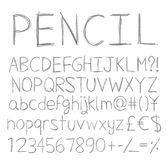
#> input picture handwriting.jpg, 167 x 160 px
$ python experimental_code.py   (Python 2 division)   (older library calls are emulated)
#> lines starting #> are read from the running program, lines starting #| are printed output that depends on the picture; after the words box and inside, x2 and y2 are one past the last pixel; in counts of white or black regions, pixels touching at a corner belong together
import numpy as np
from PIL import Image, ImageDraw
from skimage.io import imread
from skimage.filters import threshold_otsu
from matplotlib import pyplot as plt
from skimage.morphology import closing, square
from skimage.measure import regionprops
from skimage import restoration
from skimage import measure
from skimage.color import label2rgb
import matplotlib.patches as mpatches

#################################################################################

class UserData():
    """class in charge of dealing with User Image input.
    the methods provided are finalized to process the image and return
    the text contained in it."""

    def __init__(self, image_file):

        #reads the image provided by the user as grey scale and preprocesses it.

#> called with image_file = 'handwriting.jpg'
        self.image = imread(image_file, as_grey=True)
#> self.image: shape (160, 167) float64; min 0.365, max 1, mean 0.953
        self.preprocess_image()

#################################################################################

    def preprocess_image(self):
        '''Denoises and increases contrast.'''
        image = restoration.denoise_tv_chambolle(self.image, weight=0.1)
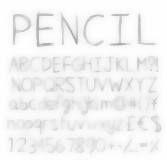
#> image: shape (160, 167) float64; min 0.595, max 1, mean 0.953
        thresh = threshold_otsu(image)
#> thresh = 0.923
        self.bw = closing(image > thresh, square(2))
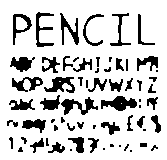
#> self.bw: shape (160, 167) bool; 80.9% white; 65 black regions (21 under 20 px), largest, box (x1, y1, x2, y2) and area: (101, 96, 137, 111) 315, (61, 97, 98, 115) 294, (44, 77, 75, 93) 264
        self.cleared = self.bw.copy()
        return self.cleared

#################################################################################

    def plot_preprocessed_image(self):
        '''plots pre-processed image and returns crops of chars.'''

        rects = []

        image = restoration.denoise_tv_chambolle(self.image, weight=0.1)
        print 'type',type(image)
#| type <class 'numpy.ndarray'>
        thresh = threshold_otsu(image)
#> thresh = 0.923
        bw = closing(image > thresh, square(2))
        cleared = bw.copy()

        label_image = measure.label(cleared)
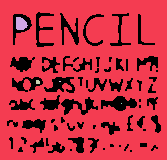
#> label_image: shape (160, 167) int32; 6 distinct labels, from 0 to 5; one colour per label, 0 black
        borders = np.logical_xor(bw, cleared)
#> borders: shape (160, 167) bool; every value is 0

        label_image[borders] = -1
        image_label_overlay = label2rgb(label_image, image=image)
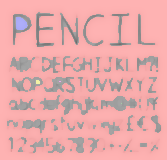
#> image_label_overlay: shape (160, 167, 3) float64; mean R, G, B 0.909, 0.668, 0.669

        fig, ax = plt.subplots(ncols=1, nrows=1, figsize=(12, 12))
        ax.imshow(image_label_overlay)

        for region in regionprops(label_image):
            if region.area < 10:
                continue

            minr, minc, maxr, maxc = region.bbox

            rects.append([minc, minr, maxc, maxr]) #EXTREMELY IMPORTANT LINE

            rect = mpatches.Rectangle((minc, minr), maxc - minc, maxr - minr,
                                      fill=False, edgecolor='red', linewidth=2)
            ax.add_patch(rect)
#> this loop made 5 passes
#> (minr, minc, maxr, maxc) on passes 1 to 3: (0, 0, 160, 167), (17, 16, 30, 28), (80, 36, 84, 40)
#> after the loop, rects = [[0, 0, 167, 160], [16, 17, 28, 30], [36, 80, 40, 84]]

        plt.show()
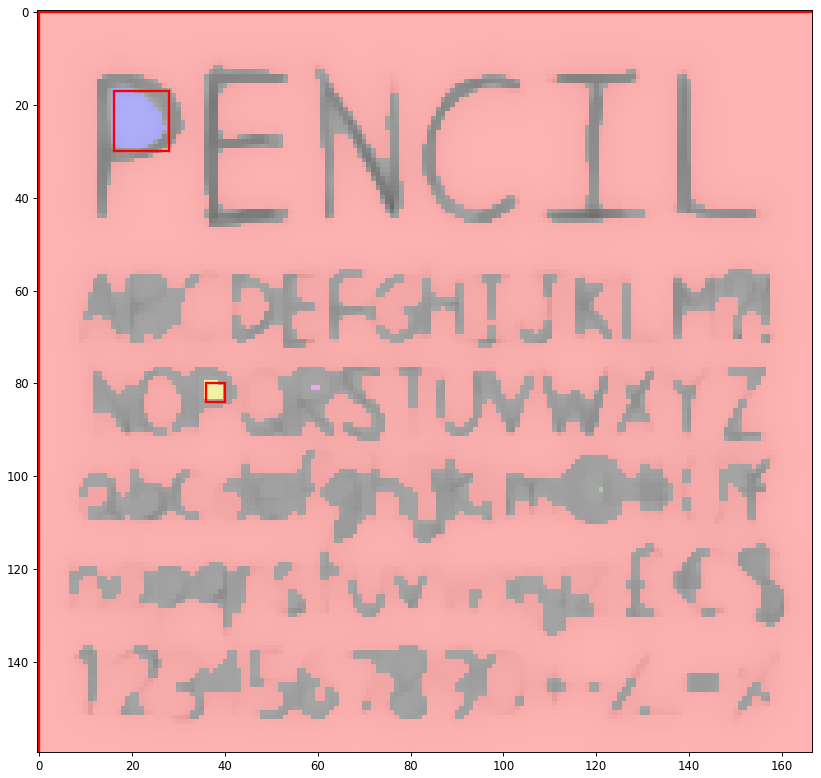
#> figure drawn by matplotlib, 1 panel

        return rects

#################################################################################

def get_chars(path):
    user = UserData(path)
    hwrite = Image.open(path)
    draw = ImageDraw.Draw(hwrite)
    rects = user.plot_preprocessed_image()
    chars = []
    for rect in rects:
        chars.append( hwrite.crop(tuple(rect)).resize((100,100),resample=Image.BICUBIC) )
    return chars

#################################################################################

if __name__ == '__main__':

    # creates instance of class and loads image
    user = UserData('handwriting.jpg')

    # opens image and creates Class ImageDraw
    hwrite = Image.open('handwriting.jpg')
    draw = ImageDraw.Draw(hwrite)

    # plots preprocessed image and saves rectangles that contain chars in a list
    rects = user.plot_preprocessed_image()

    # creates list for images of chars
    chars = []

    # iterates through list of rects and draws them on PIL image
    for rect in rects:
            #draw.rectangle(rect, fill=None, outline='Black')
            chars.append( hwrite.crop(tuple(rect)).resize((100,100),resample=Image.BICUBIC) )
#> this loop made 3 passes
#> after the loop, chars = 3 items

    # shows original image and image of sample cropped char
    hwrite.show()
    chars[0].show()
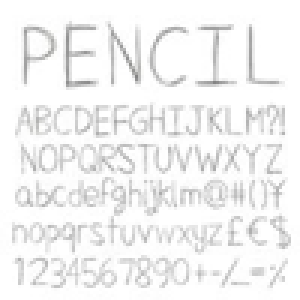
#> shown: PIL image 100x100 RGB (shown 3 times larger); mean R, G, B 243, 243, 243

$ run again, with number_set.jpg copied over handwriting.jpg
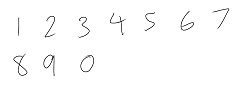
#> input picture number_set.jpg, 240 x 88 px
#> in __init__, self.image is the input picture: shape (88, 240) float64; min 0, max 1, mean 0.986
#> in preprocess_image, `thresh = threshold_otsu(image)`: thresh = 0.808
#> in preprocess_image, `self.bw = closing(image > thresh, square(2))`:
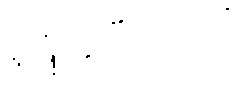
#> self.bw: shape (88, 240) bool; 99.6% white; black in thin lines or dots, all inside (x1, y1, x2, y2) = (13, 8, 229, 75)
#| type <class 'numpy.ndarray'>
#> borders: shape (88, 240) bool; every value is 0
#> the loop in plot_preprocessed_image, `for region in regionprops(label_image):` made 1 pass
#> (minr, minc, maxr, maxc) on pass 1: (0, 0, 88, 240)
#> after the loop in plot_preprocessed_image, `for region in regionprops(label_image):`: rects = [[0, 0, 240, 88]]
#> the loop `for rect in rects: #draw.rectangle(rect, fill=None, outline='Black')` made 1 pass
#> after the loop `for rect in rects:`: chars = 1 item
#> `chars[0].show()`:
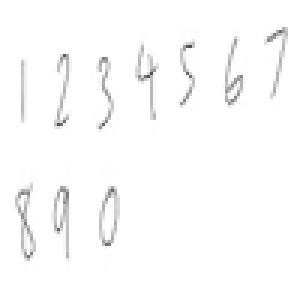
#> shown: PIL image 100x100 RGB (shown 3 times larger); min 77, max 255, mean 251.2
